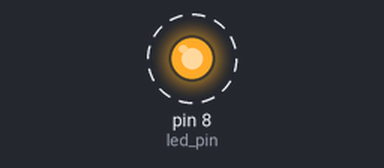
The program below on a simulated Raspberry Pi (header pin numbers). Parts: output pins drawn as LEDs (lit = HIGH). Dashed ring = blinking. What the program prints to the terminal is not drawn.

Above: at 0.2 s.
Timing chart, 0 to 3.0 s (numbered marks = the images above):
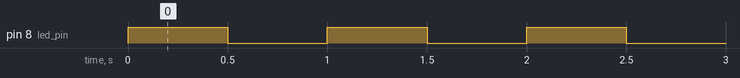

The program:

flash.py
```python
#import the library to control the GPIO pins
import RPi.GPIO as GPIO
GPIO.setmode(GPIO.BOARD)

#import the time library
import time

led_pin = 8

#set the pin to be an output
GPIO.setup(led_pin, GPIO.OUT)

#in a loop:
while True:
    #turn on the led
    print("True")
    GPIO.output(led_pin, True)
    #wait for 0.5 seconds
    time.sleep(0.5)

    #turn off the led
    print("False")
    GPIO.output(led_pin, False)
    #sleep again
    time.sleep(0.5)
```

Measured:
- by itself, pin 8 (led_pin): alternates HIGH for 0.50 s and LOW for 0.50 s
